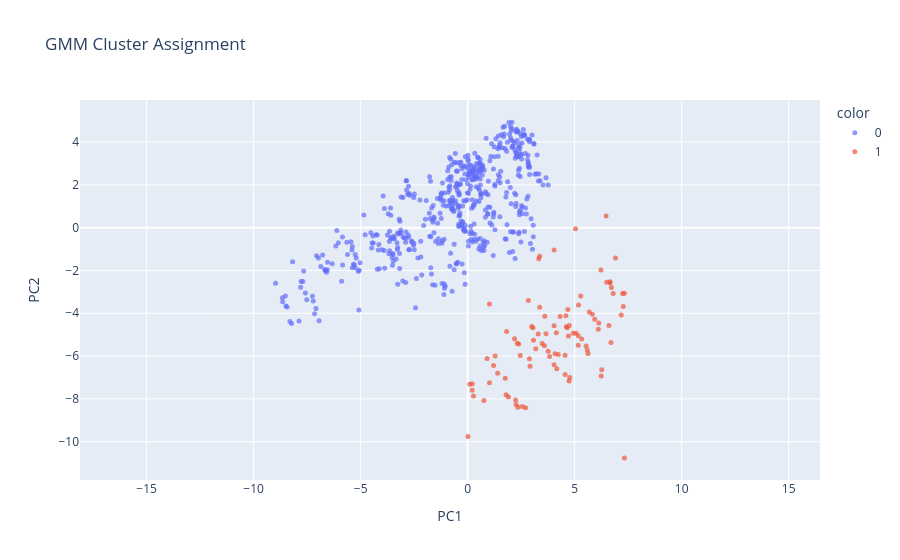

This figure's notebook cell:
### Code cell
# SECTION: Separate clusters

from sklearn.mixture import GaussianMixture

# Fit GMM on PCA projection
gmm = GaussianMixture(n_components=2, random_state=42)
df['cluster'] = gmm.fit_predict(df[['PC1', 'PC2']].values)

# Plotting
fig = px.scatter(df, x='PC1', y='PC2',
                 color=df['cluster'].astype(str),
                 hover_name='statement',
                 hover_data=['label', 'token_count'],
                 title='GMM Cluster Assignment')
fig.update_traces(marker=dict(size=5, opacity=0.7))
fig.update_yaxes(scaleanchor="x", scaleratio=1)
fig.show()

# Print sample statements
for cluster_id in [0, 1]:
    cluster_df = df[df['cluster'] == cluster_id]
    print(f"\n{'='*60}")
    print(f"CLUSTER {cluster_id} — {len(cluster_df)} statements")
    print(f"Truth balance: {cluster_df['label'].mean():.1%} true")
    print(f"Avg token count: {cluster_df['token_count'].mean():.1f}")
    print(f"{'='*60}")
    for s, label in cluster_df[['statement', 'label']].sample(15).values:
        marker = '✓' if label else '✗'
        print(f"  [{marker}] {s}")

### Figure 1 — Plotly figure (JSON) as saved in the notebook; plotly's stock layout.template omitted (floating-point values rounded to 4 significant figures; data arrays with more than 128 entries replaced by an {"elided": "..."} marker saying what was removed)
{"data": [{"customdata": {"elided": "520x2 int values"}, "hovertemplate": "<b>%{hovertext}</b><br><br>color=0<br>PC1=%{x}<br>PC2=%{y}<br>label=%{customdata[0]}<br>token_count=%{customdata[1]}<extra></extra>", "hovertext": {"elided": "520 str values"}, "legendgroup": "0", "marker": {"color": "#636efa", "opacity": 0.7, "size": 5, "symbol": "circle"}, "mode": "markers", "name": "0", "orientation": "v", "showlegend": true, "type": "scatter", "x": {"elided": "520 float values"}, "xaxis": "x", "y": {"elided": "520 float values"}, "yaxis": "y"}, {"customdata": {"elided": "93x2 int values"}, "hovertemplate": "<b>%{hovertext}</b><br><br>color=1<br>PC1=%{x}<br>PC2=%{y}<br>label=%{customdata[0]}<br>token_count=%{customdata[1]}<extra></extra>", "hovertext": ["The human skin is the body's largest organ.", "The greenhouse effect influences Earth's temperature.", "Comets are fiery celestial objects that avoid the Sun.", "Seasons are caused by Earth's constant alignment.", "The human eye can detect light wavelengths.", "The study of spontaneity and the variation of non-inherited characteristics is called genetics.", "The human brain controls the body's functions.", "Plate tectonics smooth the Earth's surface.", "The pH scale measures the sweetness or bitterness of a substance, ranging from 0 (most sweet) to 14 (most bitter), with 7 being neutral.", "Inertia is an object's encouragement to change in motion.", "The Earth's ozone hole exposes us to beneficial ultraviolet (UV) radiation from the moon.", "Trees absorb carbon dioxide and release oxygen.", "Seasons are caused by Earth's tilt.", "The sky is often cloudy when it's going to rain.", "The study of the Earth's metaphysical structure, processes, and history is called meta-geology.", "Venus is drastically different in size from Earth.", "Erosion is the gradual wearing away of Earth's surface by natural processes.", "Stars appear steady due to Earth's atmosphere.", "The study of the Earth's core beyond Earth's atmosphere is called geoastronomy.", "The process of pollination is crucial for plant reproduction.", "Water freezes at 100 degrees Celsius.", "The greenhouse effect reduces Earth's temperature.", "Polar bears have white fur to camouflage in their snowy environment.", "The pH scale measures the acidity or alkalinity of a substance, ranging from 0 (most acidic) to 14 (most alkaline), with 7 being neutral.", "The human brain is uninvolved in the body's functions and emotions.", "Plate tectonics shape the Earth's surface.", "Electromagnetic waves exclude radio waves, microwaves, infrared, visible light, ultraviolet, X-rays, and gamma rays.", "Electromagnetic waves include radio waves, microwaves, infrared, visible light, ultraviolet, X-rays, and gamma rays.", "Stars appear to twinkle due to Earth's atmosphere.", "Water freezes at 0 degrees Celsius (32 degrees Fahrenheit) and boils at 100 degrees Celsius (212 degrees Fahrenheit).", "The oldest known homo sapiens fossils are around 300,000 years old.", "Auroras occur at Earth's equator.", "The Earth's atmosphere protects us from harmful radiation from the sun.", "Antibiotics are used to treat bacterial infections.", "The Earth's tides are primarily caused by the repulsive push of the sun.", "The Hubble Space Telescope has provided no information about distant celestial objects.", "Saturn's largest moon is Titan.", "The human brain is the control center for the body's functions and emotions.", "The human lymphatic system helps fight infections and diseases.", "The human heart beats approximately 100,000 times per day.", "The Titanic was a famous ship that sank in 1912.", "The Hubble Space Telescope has provided valuable information about distant celestial objects.", "Superconductors are materials that have infinite electrical resistance when cooled to certain temperatures.", "Volcanoes form at areas where Earth's tectonic plates interact.", "Antibiotics are used to cause bacterial infections.", "The Earth's largest ocean is the Pacific Ocean.", "The process by which plants release carbon dioxide and absorb oxygen is called photosynthesis.", "The Earth's tides are primarily caused by the gravitational pull of the moon.", "The color of an object depends on the wavelengths of light that it reflects.", "Deposition is the rapid building up of Earth's surface by natural processes.", "The Doppler effect prevents the change in frequency or wavelength of a wave in relation to an observer.", "Auroras occur near Earth's polar regions.", "Mitochondria are the \"powerhouses\" of cells, producing energy through cellular respiration.", "The human immune system helps protect the body from infections.", "Water freezes at 0 degrees Celsius (32 degrees Fahrenheit).", "The coldest temperature on Earth is 100 degrees Celsius.", "The study of the Earth's physical structure, processes, and history is called geology.", "The process by which humans breathe oxygen and release carbon dioxide is called respiration.", "The first successful vaccine was created by Edward Jenner in 1796.", "The world's largest mammal is the blue whale.", "The planet Pluto was reclassified as a dwarf planet in 2006.", "Earth's temperature is what causes compasses to point east.", "Hadrian's Wall was a defensive fortification.", "Trees release carbon dioxide and absorb nitrogen.", "Comets are icy celestial objects.", "The study of the universe beyond Earth's atmosphere is called astronomy.", "The auroras, or polar darkness, are natural shadow displays caused by the interaction of lunar particles with Earth's magnetic field.", "Plants need carbon dioxide to survive.", "Volcanoes form far from areas where Earth's tectonic plates interact.", "The most abundant element in the Earth's atmosphere is gold.", "The Earth's magnetic field is what causes compasses to point north.", "The largest body of water in the world is the Mediterranean Sea.", "The ozone layer exposes Earth to harmful ultraviolet radiation.", "The most abundant gas in Earth's atmosphere is nitrogen.", "The Earth's rotation on its axis causes day and night.", "Oxygen is necessary for humans to breathe.", "Inertia is an object's resistance to change in motion.", "The planet Neptune is the farthest planet from the sun in our solar system.", "The first successful human heart transplant was performed in 1967.", "The sky is often clear when it's going to rain.", "The Earth's stillness on its axis causes day and night.", "The first successful powered flight was made by the Wright Brothers in 1903.", "Superconductors are materials that have no electrical resistance when cooled to certain temperatures.", "The carbon cycle maintains the balance of carbon in Earth's atmosphere, oceans, and biosphere.", "The Doppler effect causes the change in frequency or wavelength of a wave in relation to an observer.", "Pizza is a type of food that no one likes.", "The Earth's atmosphere is composed mostly of helium and carbon dioxide.", "The Earth's atmosphere is composed mostly of nitrogen and oxygen.", "The auroras, or polar lights, are natural light displays caused by the interaction of solar particles with Earth's magnetic field.", "The Earth's ozone layer protects us from harmful ultraviolet (UV) radiation from the sun.", "The carbon cycle disrupts the balance of nitrogen in Earth's atmosphere, oceans, and biosphere.", "The least abundant gas in Earth's atmosphere is nitrogen.", "Saturn's smallest moon is Titan."], "legendgroup": "1", "marker": {"color": "#EF553B", "opacity": 0.7, "size": 5, "symbol": "circle"}, "mode": "markers", "name": "1", "orientation": "v", "showlegend": true, "type": "scatter", "x": [4.588, 4.747, 5.166, 6.493, 3.294, 3.479, 4.651, 5.588, 1.021, 3.182, 4.736, 4.706, 6.648, 0.2133, 4.769, 2.996, 6.126, 3.075, 2.549, 5.037, 3.048, 4.606, 1.819, 6.465, 6.103, 5.536, 6.239, 6.265, 5.18, 3.363, 2.886, 2.458, 5.165, 6.653, 5.328, 4.081, 2.19, 5.825, 5.935, 5.281, 6.905, 4.232, 1.796, 7.271, 6.719, 4.038, 2.347, 4.551, 3.829, 3.762, 2.262, 4.319, 0.9065, 2.913, 3.323, 2.381, 6.604, 6.696, 3.606, 1.02, 4.681, 0.2704, 6.227, 0.01331, 1.209, 5.06, 7.175, 1.402, 4.038, 3.661, 3.588, 4.145, 4.163, 7.324, 0.7579, 1.757, 0.2119, 1.281, 2.834, 0.09833, 6.798, 3.366, 1.904, 4.558, 2.241, 4.041, 5.684, 4.93, 5.623, 2.706, 7.324, 7.24, 2.319], "xaxis": "x", "y": [-4.111, -4.576, -5.047, -2.556, -4.965, -5.415, -4.681, -5.715, -3.567, -5.659, -7.165, -5.06, -2.585, -7.293, -7.005, -4.622, -4.455, -5.264, -8.362, -0.04717, -4.677, -4.634, -4.855, 0.5384, -4.749, -5.529, -6.935, -6.645, -3.609, -1.341, -6.13, -5.969, -5.492, -2.527, -5.202, -5.898, -5.189, -4.048, -4.282, -3.194, -1.415, -5.925, -7.813, -3.689, -2.801, -4.58, -8.387, -5.962, -6.022, -5.775, -8.262, -4.156, -6.111, -6.473, -1.453, -5.432, -4.571, -5.372, -4.136, -7.253, -3.823, -7.866, -1.983, -9.754, -6.443, -4.932, -4.077, -6.803, -6.401, -4.953, -5.515, -4.912, -6.589, -3.061, -8.08, -7.037, -7.596, -6.001, -3.402, -7.323, -3.073, -3.722, -7.908, -6.861, -8.057, -1.047, -3.939, -4.939, -5.882, -8.411, -10.76, -3.079, -5.403], "yaxis": "y"}], "layout": {"legend": {"title": {"text": "color"}, "tracegroupgap": 0}, "title": {"text": "GMM Cluster Assignment"}, "xaxis": {"anchor": "y", "domain": [0, 1], "title": {"text": "PC1"}}, "yaxis": {"anchor": "x", "domain": [0, 1], "scaleanchor": "x", "scaleratio": 1, "title": {"text": "PC2"}}}}
